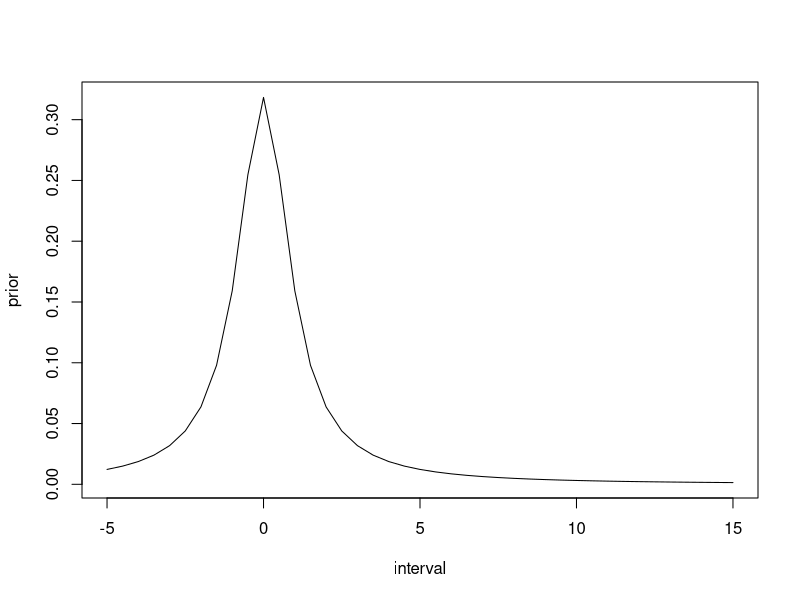
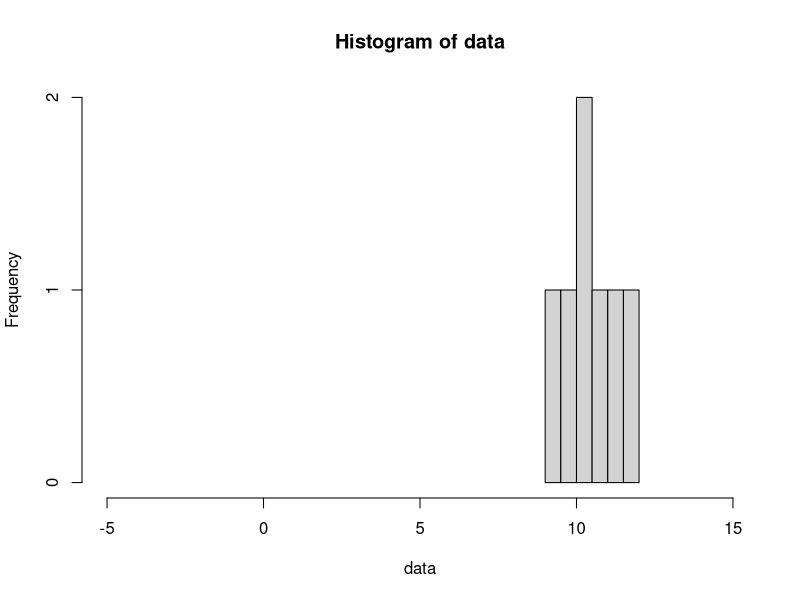
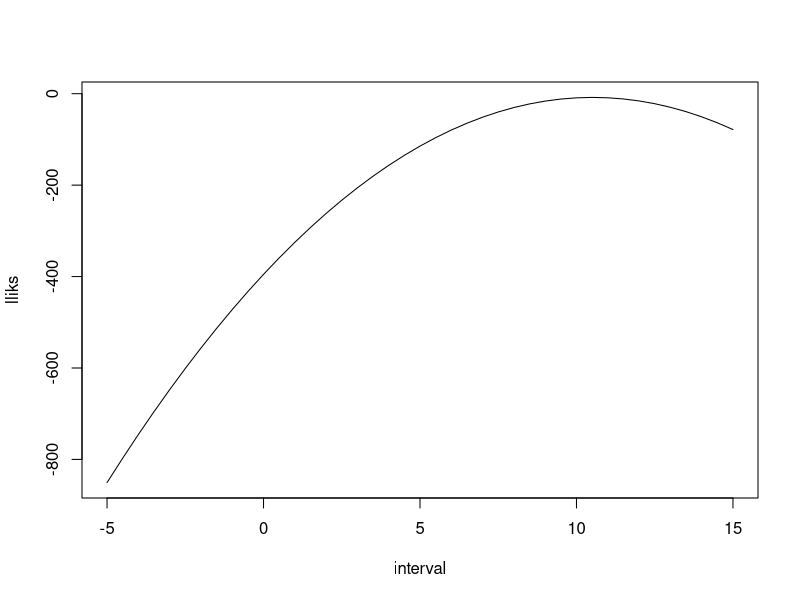
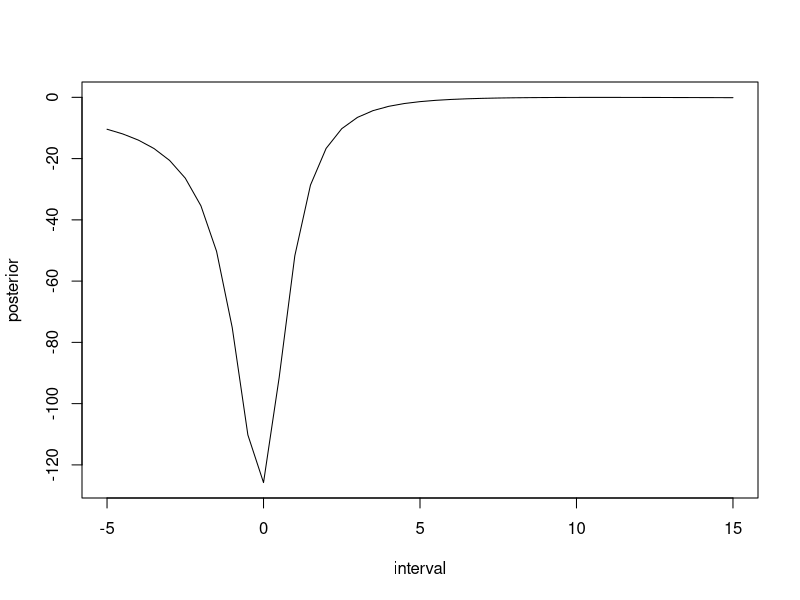
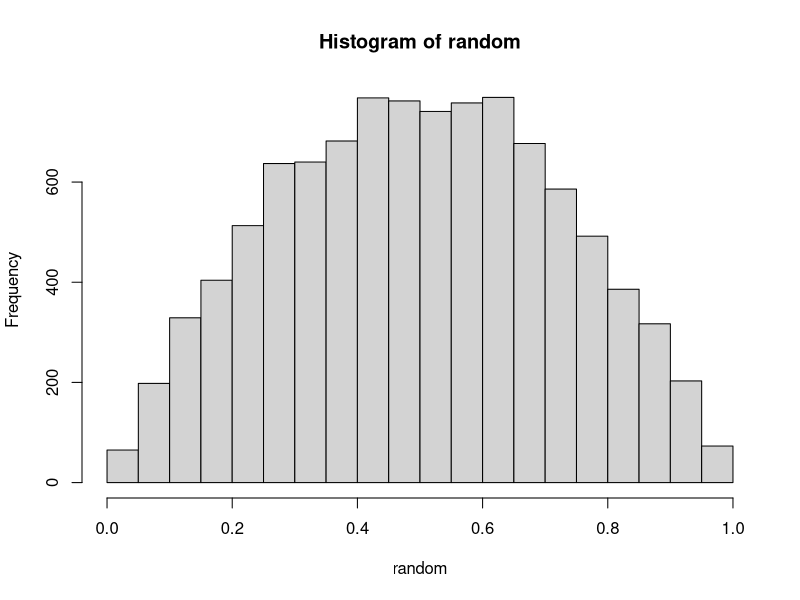
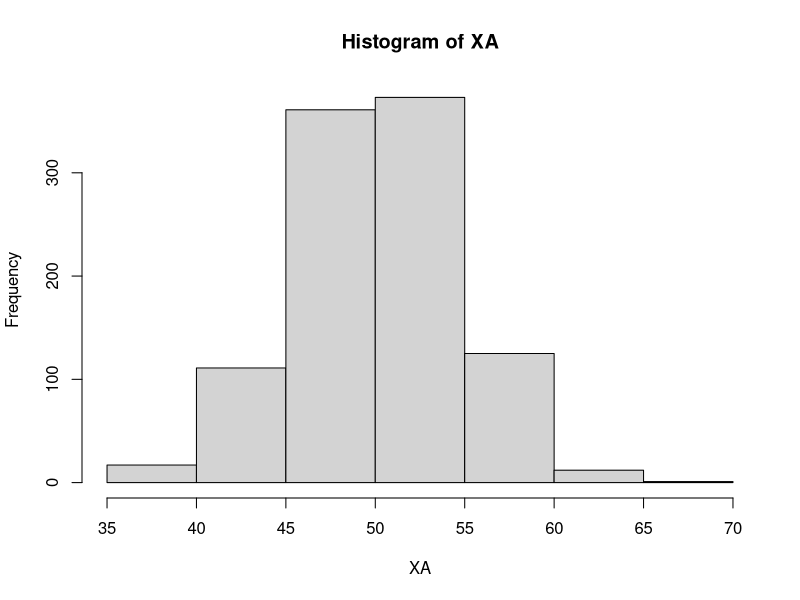
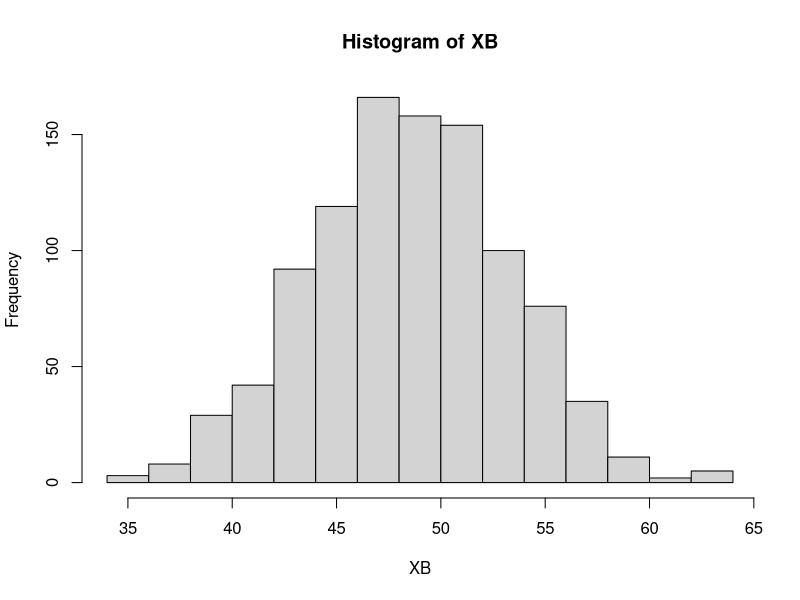
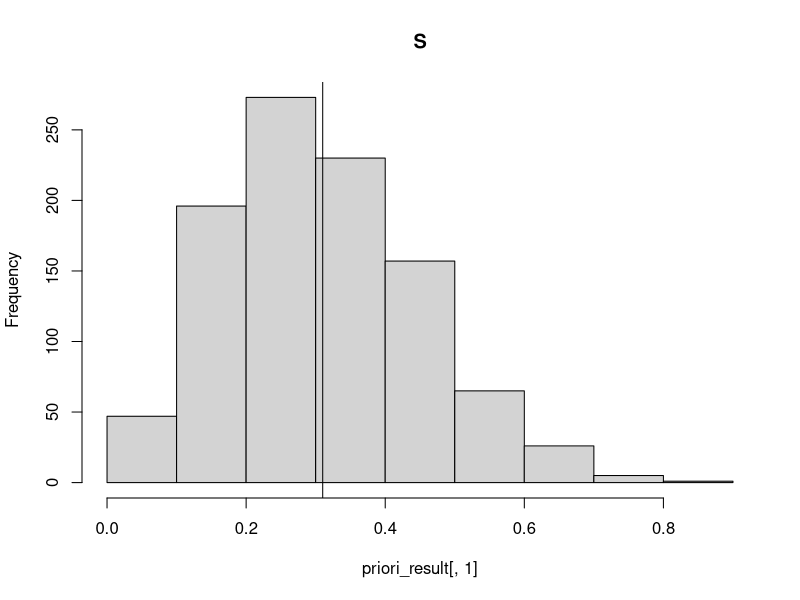

Write R code to recreate these figures, in order.
## ---- chunk 1
knitr::opts_chunk$set(echo = TRUE)
knitr::opts_chunk$set(collapse = TRUE)
## ---- chunk 2
sigma <- 1
v <- 1
interval <- seq(-5, 15, by=0.5)
prior <- dt(x=interval, df=v)
plot(interval, prior, type="l")
## ---- chunk 3
data <- c(11.3710, 9.4353, 10.3631, 10.6329, 10.4043, 9.8939, 11.5115)
## ---- chunk 4
hist(data, xlim=range(-5, 15))
## ---- chunk 5
normal_log_likelihood <- function(mu, data) {
	n <- length(data)
	p1 <- (n/2) * log(2*pi) 
	p2 <- 1/2
	p3 <- sum((data - mu)**2)
	- p1 - p2 * p3
}
## ---- chunk 6
lliks <- c()
for (mu in interval) {
	lliks <- c(lliks, normal_log_likelihood(mu, data))
}

plot(interval, lliks, type="l")
## ---- chunk 7
posterior <- lliks * prior
## ---- chunk 8
plot(interval, posterior, type="l")
## ---- chunk 9
alpha <- 2
beta <- 2
random <- rbeta(10000, alpha, beta)
hist(random)
## ---- chunk 10
xA <- c(1, 1, 1, 1, 1, 1, 1, 1, 0, 0, 0, 0, 0)
xB <- c(1, 1, 0)
k <- 1

# Posterior-parametrar
alpha_xA <- alpha + sum(xA)
beta_xA <- beta + length(xA)*k - sum(xA)
alpha_xB <- alpha + sum(xB)
beta_xB <- beta + length(xB)*k - sum(xB)

expected_A <- alpha_xA/ (alpha_xA / beta_xA)
expected_B <- alpha_xB/ (alpha_xB / beta_xB)

expected_A
expected_B
## ---- chunk 11
n <- 87
pA <- mean(rbeta(1000, alpha_xA, beta_xA))
pB <- mean(rbeta(1000, alpha_xB, beta_xB))

XA <- rbinom(1000, n, pA)
XB <- rbinom(1000, n, pB)

hist(XA)
hist(XB)
## ---- chunk 12
# Produkt A
sum(XA > 40) / length(XA)
# Produkt B
sum(XB > 40) / length(XB)
## ---- chunk 13
# Produkt A
pA * n
# Produkt B
pB * n
## ---- chunk 14
#Set-up and testing 
library(gtools)
set.seed(4711)

test <- rdirichlet(n = 3, alpha= c(1, 1.2 , 0.2, 3, 2))
test[,1]
## ---- chunk 15
#Ordningen är baserat på storleksordning i 2014 valet
#S, M, SD, MP, C, V, L, KD, FI

valet_2014 <- c(0.3101, 0.2333, 0.1286, 0.0689, 0.0611, 0.0572, 0.0542, 0.0457, 0.0312)
sum(valet_2014)
alpha_guesses <- c( 3.1, 2.3, 1.2, 0.68, 0.69, 0.57, 0.54, 0.46, 0.31)
priori_result <- rdirichlet(n = 1000, alpha = alpha_guesses)
## ---- chunk 16
hist(  priori_result[,1], main = "S")
abline(v = valet_2014[1])
hist(  priori_result[,2], main = "M")
abline(v = valet_2014[2])
hist(  priori_result[,3], main = "SD")
abline(v = valet_2014[3])
## ---- chunk 17
hist(  priori_result[,4], main = "MP")
abline(v = valet_2014[4])
hist(  priori_result[,5], main = "C")
abline(v = valet_2014[5])
hist(  priori_result[,6], main = "V")
abline(v = valet_2014[6])
## ---- chunk 18
hist(  priori_result[,7], main = "L")
abline(v = valet_2014[7])
hist(  priori_result[,8], main = "KD")
abline(v = valet_2014[8])
hist(  priori_result[,9], main = "FI")
abline(v = valet_2014[9])
## ---- chunk 19
#S, M, SD, MP, C, V, L, KD, FI

maj_2020 <- c(0.317, 0.186, 0.189, 0.039, 0.072, 0.09, 0.034, 0.061, 0)
round_maj_2020 <- round(maj_2020 * 200)

round_maj_2020
sum(round_maj_2020)
## ---- chunk 20
alpha_posterior <- maj_2020+alpha_guesses
uppgiftA  <- 0 
uppgiftB  <- 0
uppgiftC  <- 0
uppgiftD  <- 0

S_results <- c()

n <- 10000

for (i in 1:n) {
    temp <- rdirichlet(n=1, alpha = alpha_posterior)
       
    #Normalisering av partier under fyra % spärren
    for (i in 1:length(temp)){
        if(temp[1,i] < 0.04){
            temp[1,i] = 0
        }
    }
    total <- sum(temp)
    for (i in 1:length(temp)){
        temp[1,i] = temp[1,i] / total
    }
    
    S <- temp[1,1]
    M <- temp[1,2]
    SD <- temp[1,3]
    MP <- temp[1,4]
    C <- temp[1,5]
    V <- temp[1,6]
    L <- temp[1,7]
    KD <- temp[1,8]
    FI <- temp[1,9]
    
    #Uppgift A
    rg <- S + V + MP
    al <- M + C + L + KD
    if (rg > al){
        uppgiftA <- uppgiftA + 1
    }
    
    #UppgiftB
    if (SD > M){
        uppgiftB <- uppgiftB + 1
    }

    if (KD < 0.04){
        uppgiftC <- uppgiftC +1
    }

    if (MP < 0.04){
        uppgiftD <- uppgiftD +1
    }

    S_results <- c(S_results, S)
}

#Sannolikheten att de rödgröna är större än alliansen. 
uppgiftA/n

#Sannolikheten att SD är större än M
uppgiftB/n

#Sannolikheten att KD är under 4% spärren
uppgiftC/n

#Sannolikheten att MP åker ut ur riksdagen
uppgiftD/n

#Uppgift E
mean    <- mean(S_results) 
sigma <- sd(S_results)
n     <- length(S_results)

error <- qnorm(0.975)*sigma/sqrt(n)
lower <- mean-error
upper <- mean+error  

#Sannolikhetsintrevallet för Socialdemokraterna med 95% signifikans
lower
upper
